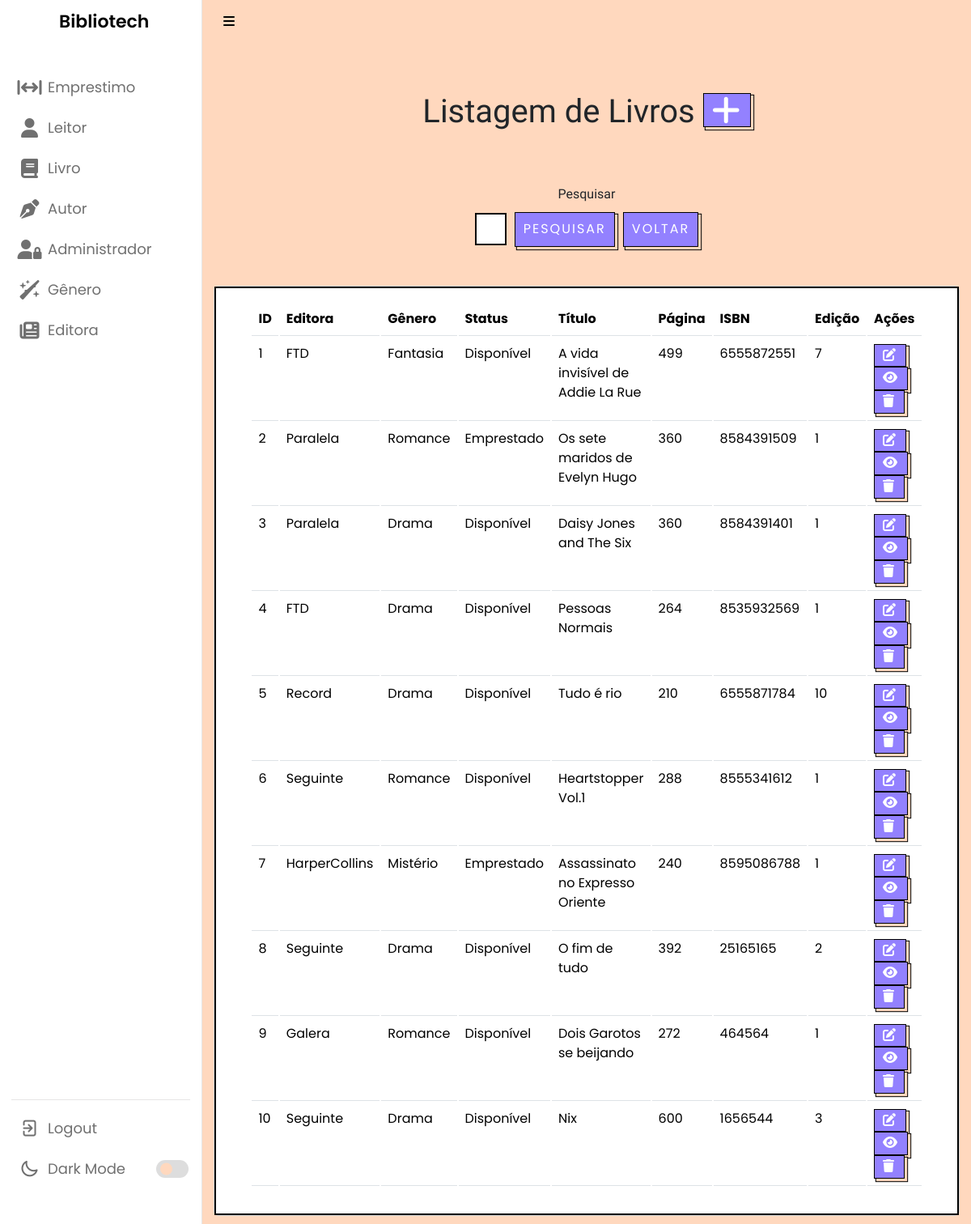
/listarLivros.php, run on an earlier commit of the app's database.
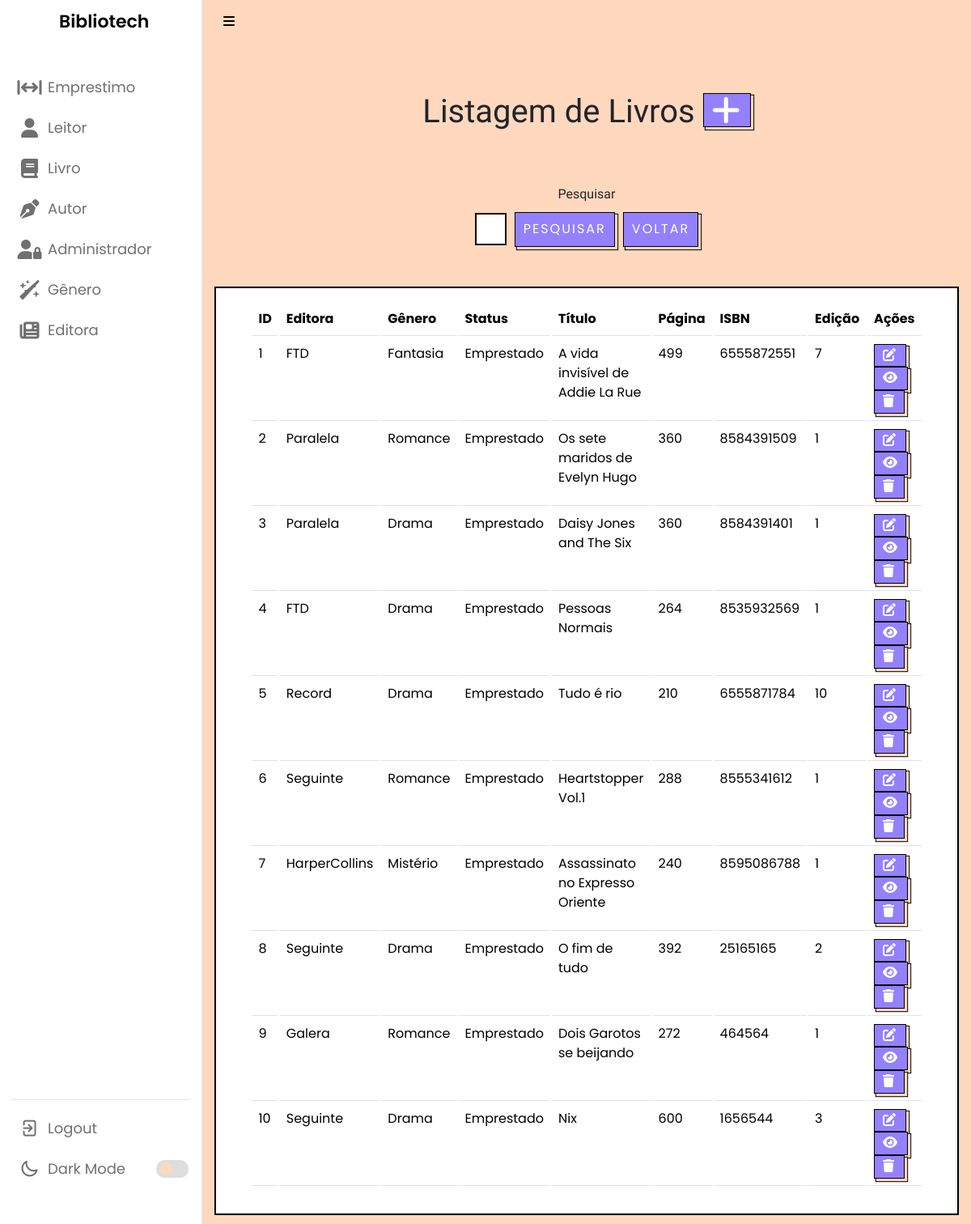
And on a later commit of the database.
### tables this page shows
CREATE TABLE `livro` (
  `id` int(11) NOT NULL,
  `idEditora` int(11) DEFAULT NULL,
  `idGenero` int(11) DEFAULT NULL,
  `statusLivro` varchar(45) NOT NULL,
  `titulo` varchar(250) NOT NULL,
  `pag` varchar(45) DEFAULT NULL,
  `isbn` varchar(15) DEFAULT NULL,
  `edicao` varchar(45) NOT NULL,
  `arquivo` varchar(30) DEFAULT NULL
);

CREATE TABLE `editora` (
  `id` int(11) NOT NULL,
  `status` varchar(45) NOT NULL,
  `nome` varchar(100) NOT NULL
);

CREATE TABLE `genero` (
  `id` int(11) NOT NULL,
  `status` varchar(45) NOT NULL,
  `nome` varchar(100) NOT NULL
);

### listarLivros.php (the view, shortened to what this page needs)
<?php
require_once("conexao.php");
$V_WHERE = "";
$sql = "SELECT livro.id, editora.nome as nomeEditora, genero.nome as nomeGenero, livro.statusLivro, livro.titulo, livro.pag, livro.isbn, livro.edicao, livro.arquivo as arquivo
        FROM livro
        LEFT JOIN editora ON livro.idEditora = editora.id
        LEFT JOIN genero ON livro.idGenero = genero.id
        WHERE 1 = 1" . $V_WHERE;
$resultado = mysqli_query($conexao, $sql);
?>
<?php require_once("navbar.php"); ?>
<br><br><br>
<h1 class="titulo">Listagem de Livros <a href="cadastrarLivro.php" class="botao">
        <i class="fa-solid fa-plus"></i>
    </a></h1>
<br><br>
<center>
    <form method="post">
        <label name="titulo" for="exampleFormControlInput1" class="titulo">Pesquisar</label>
        <div class="input-button-container">
            <input name="titulo" type="text" class="formcampo">
            <button name="pesquisar" stype="button" class="botaopesquisar">Pesquisar</button>
            <a href="listarLivros.php"><button name="voltar" stype="button" class="botaopesquisar">Voltar</button></a>
        </div>
        <br><br>
    </form>
</center>
<center>
    <div class="card cardlistar">
        <div class="card-body cardlistar2">
            <table class="table">
                <thead>
                    <tr>
                        <td scope="col"><b>ID</b></td>
                        <td scope="col"><b>Editora</b></td>
                        <td scope="col"><b>Gênero</b></td>
                        <td scope="col"><b>Status</b></td>
                        <td scope="col"><b>Título</b></td>
                        <td scope="col"><b>Página</b></td>
                        <td scope="col"><b>ISBN</b></td>
                        <td scope="col"><b>Edição</b></td>
                        <td scope="col"><b>Ações</b></td>
                    </tr>
                </thead>
                <tbody>
                    <?php while ($linha = mysqli_fetch_array($resultado)) { ?>
                        <tr>
                            <td>
                                <?= $linha['id'] ?>
                            </td>
                            <td>
                                <?= $linha['nomeEditora'] ?>
                            </td>
                            <td>
                                <?= $linha['nomeGenero'] ?>
                            </td>
                            <td>
                                <?= $linha['statusLivro'] ?>
                            </td>
                            <td>
                                <?= $linha['titulo'] ?>
                            </td>
                            <td>
                                <?= $linha['pag'] ?>
                            </td>
                            <td>
                                <?= $linha['isbn'] ?>
                            </td>
                            <td>
                                <?= $linha['edicao'] ?>
                            </td>
                            <td>
                                <a style="margin-right: 8px;" href="alterarLivro.php? id=<?= $linha['id'] ?>" class="botao">
                                    <i class="fa-solid fa-pen-to-square"></i></a>
                                <a data-bs-toggle="modal" data-bs-target="#exampleModal_<?= $linha['id'] ?>"
                                    style="margin-right: 8px;" name="info" class="botao">
                                    <i class="fa-solid fa-eye"></i>
                                </a>
                                <a href="listarLivros.php? id=<?= $linha['id'] ?>" class="botao"
                                    onclick="return confirm('Deseja mesmo excluir o cadastro?')">
                                    <i class="fa-sharp fa-solid fa-trash"></i> </a>
                            </td>
                        </tr>
                    <?php } ?>
                </tbody>
            </table>
        </div>
    </div>
</center>
</section>
</body>
</html>

What changed in the data, as far as the page shows it:
changed livro "A vida invisível de Addie La Rue": statusLivro "Disponível" → "Emprestado"
changed livro "Daisy Jones and The Six": statusLivro "Disponível" → "Emprestado"
changed livro "Pessoas Normais": statusLivro "Disponível" → "Emprestado"
changed livro "Tudo é rio": statusLivro "Disponível" → "Emprestado"
changed livro "Heartstopper Vol.1": statusLivro "Disponível" → "Emprestado"
changed livro "O fim de tudo": statusLivro "Disponível" → "Emprestado"
changed livro "Dois Garotos se beijando": statusLivro "Disponível" → "Emprestado"
changed livro "Nix": statusLivro "Disponível" → "Emprestado"
